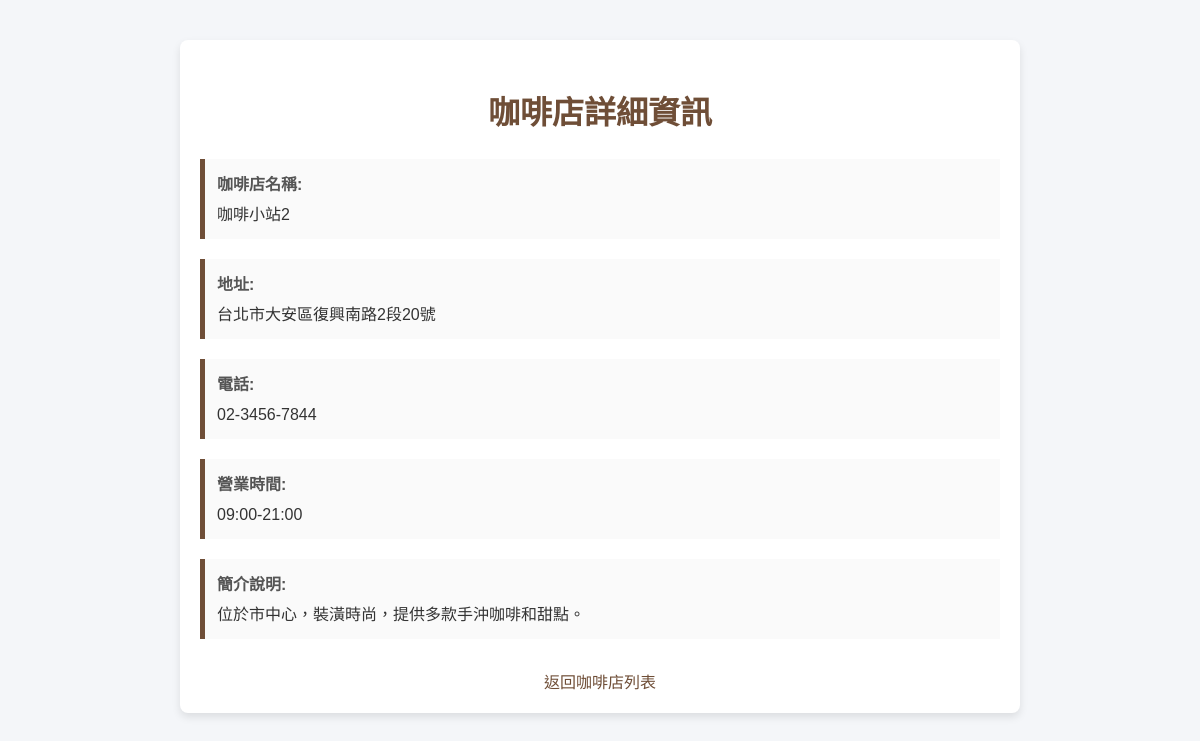
Screenshot of /cafes/cafe_detail.php?id=2 with the database file from the repository.
### tables this page shows
CREATE TABLE `cafes` (
  `id` int(11) NOT NULL,
  `name` varchar(100) NOT NULL,
  `address` varchar(255) NOT NULL,
  `open_time` date NOT NULL,
  `avg_price` int(11) NOT NULL,
  `phone` varchar(20) NOT NULL,
  `business_hours` varchar(100) DEFAULT NULL,
  `features` mediumtext DEFAULT NULL,
  `description` mediumtext DEFAULT NULL
);

### cafes/cafe_detail.php (the view, shortened to what this page needs)
<?php
require_once "dbconfig.php";
$conn = new mysqli($hostname, $dbuser, $dbpass, $database);
$conn->set_charset("utf8mb4");
$id = isset($_GET['id']) ? (int)$_GET['id'] : 0;
$stmt = $conn->prepare("SELECT * FROM cafes WHERE id = ?");
$stmt->bind_param("i", $id);
$stmt->execute();
$result = $stmt->get_result();
$cafe = $result->fetch_assoc();
?>
<!DOCTYPE html>
<html lang="zh-TW">
<head>
</head>
<body>
    <div class="container">
        <h2>咖啡店詳細資訊</h2>
        <?php if ($cafe): ?>
            <div class="info">
                <label>咖啡店名稱:</label>
                <p><?php echo htmlspecialchars($cafe['name']); ?></p>
            </div>
            <div class="info">
                <label>地址:</label>
                <p><?php echo htmlspecialchars($cafe['address']); ?></p>
            </div>
            <div class="info">
                <label>電話:</label>
                <p><?php echo htmlspecialchars($cafe['phone']); ?></p>
            </div>
            <div class="info">
                <label>營業時間:</label>
                <p><?php echo htmlspecialchars($cafe['business_hours']); ?></p>
            </div>
            <div class="info">
                <label>簡介說明:</label>
                <p><?php echo nl2br(htmlspecialchars($cafe['description'])); ?></p>
            </div>
        <?php else: ?>
            <p>找不到該咖啡店。</p>
        <?php endif; ?>
        <a class="back-link" href="cafes_list.php">返回咖啡店列表</a>
    </div>
</body>
</html>

### cafes/cafe_detail.php (style rules this page uses)
body { font-family: 'Arial', sans-serif; margin: 0; padding: 0; background-color: #f4f6f9; }
.container { max-width: 800px; margin: 40px auto; background-color: #fff; padding: 20px; border-radius: 8px; box-shadow: 0px 4px 8px rgba(0,0,0,0.1); }
h2 { text-align: center; color: #6f4e37; font-size: 2rem; }
.info { margin-bottom: 20px; padding: 12px; background-color: #fafafa; border-left: 5px solid #6f4e37; }
.info label { font-weight: bold; color: #555; display: block; margin-bottom: 8px; }
.info p { margin: 0; color: #333; line-height: 1.5; }
.back-link { display: block; text-align: center; margin-top: 30px; color: #6f4e37; text-decoration: none; font-size: 1rem; }

### rows the page displays
cafes: name "咖啡小站2", address "台北市大安區復興南路2段20號", phone "02-3456-7844", business_hours "09:00-21:00", description "位於市中心，裝潢時尚，提供多款手沖咖啡和甜點。"
